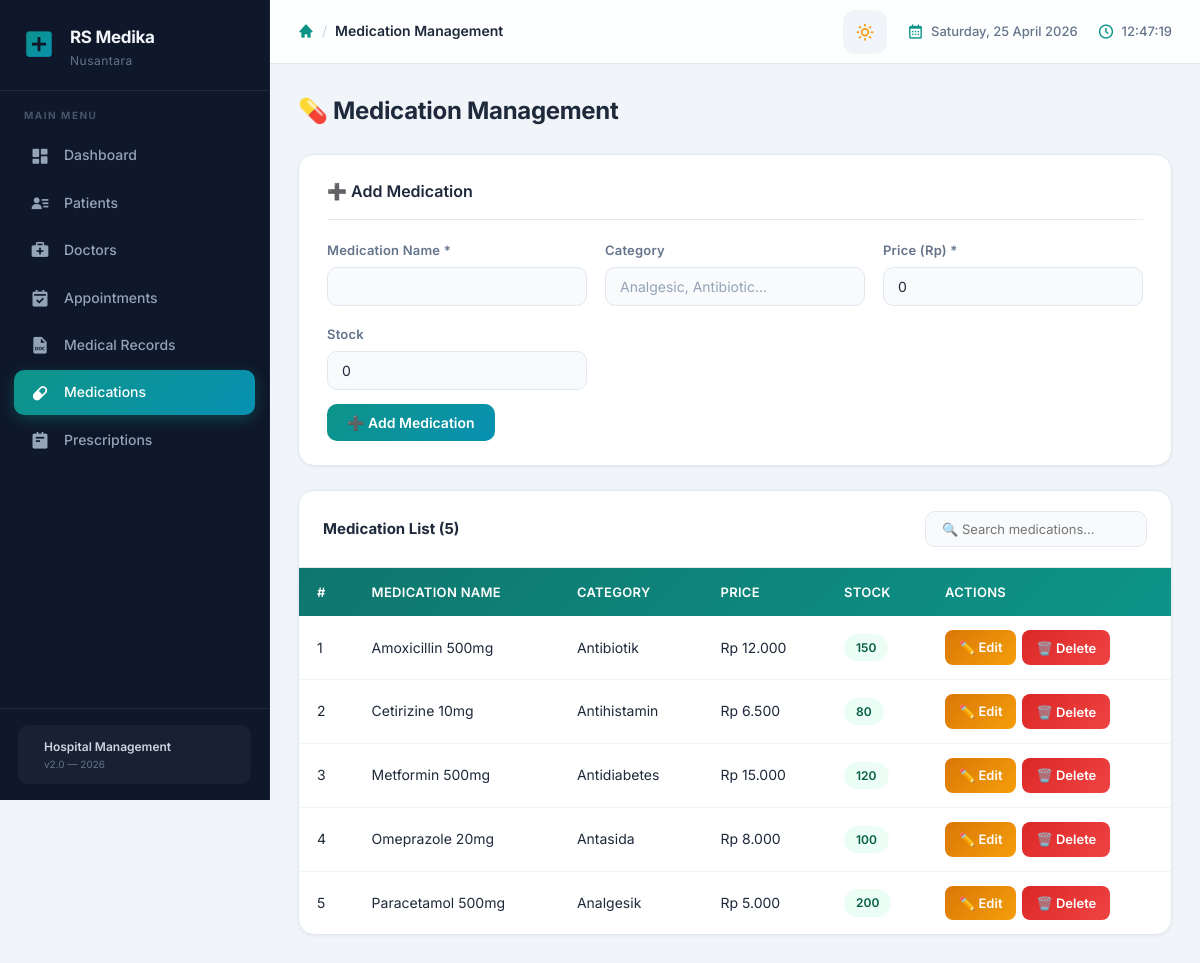
Page /hospital_db/index.php?page=medications on the earlier database version.
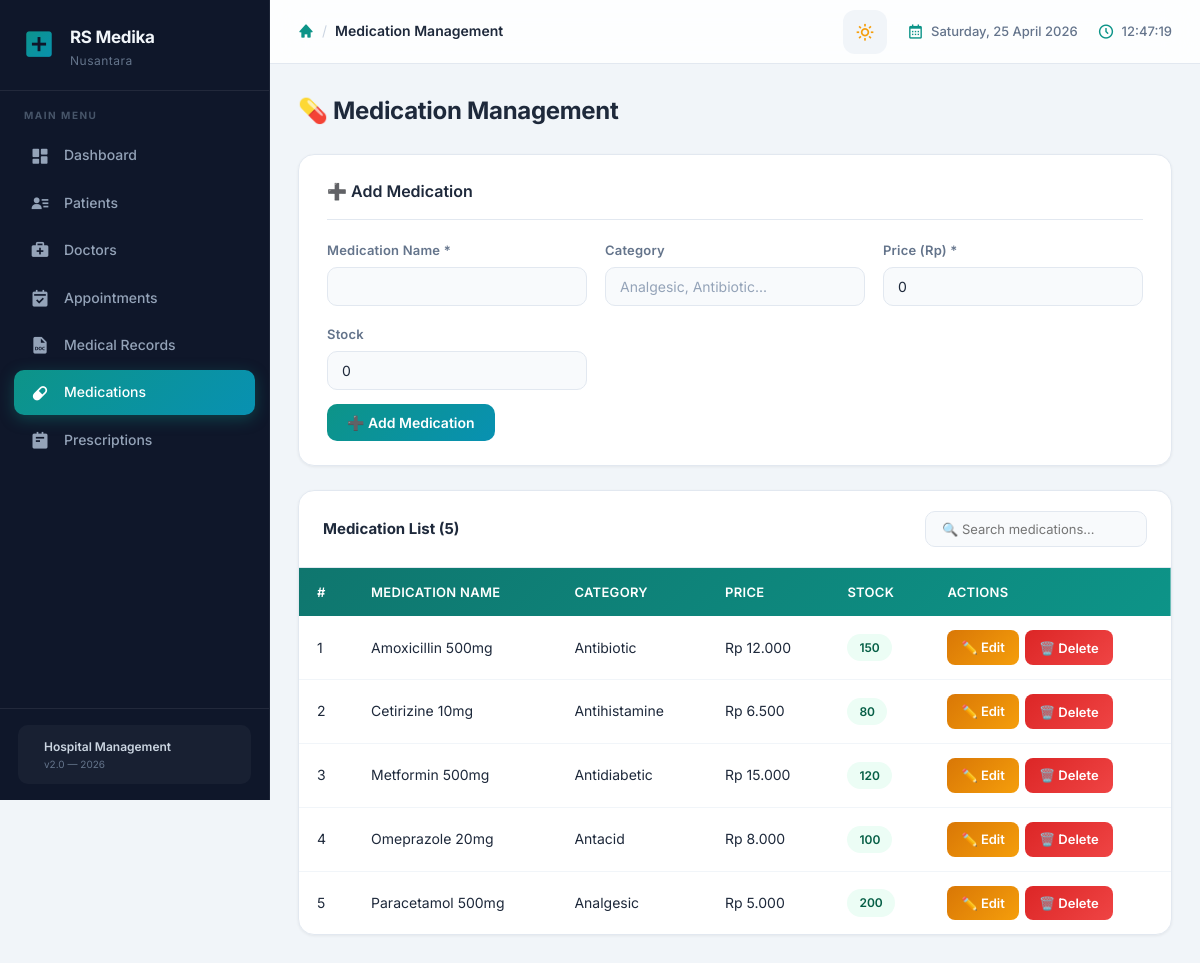
Same page on the later database version.
### tables this page shows
CREATE TABLE IF NOT EXISTS medications (
    med_id      INT AUTO_INCREMENT PRIMARY KEY,
    name        VARCHAR(100) NOT NULL,
    category    VARCHAR(100),
    price       DECIMAL(12,2) NOT NULL DEFAULT 0,
    stock       INT NOT NULL DEFAULT 0,
    created_at  TIMESTAMP DEFAULT CURRENT_TIMESTAMP
);

### hospital_db/pages/medications.php (the view, shortened to what this page needs)
<?php
$editData = null;
$meds = mysqli_query($conn, "SELECT * FROM medications ORDER BY name");
?>
<div class="page-header">
    <h2>💊 Medication Management</h2>
</div>
<div class="card">
    <h3><?= $editData ? '✏️ Edit Medication' : '➕ Add Medication' ?></h3>
    <form method="POST" action="index.php?page=medications<?= $editData ? '&edit='.$editData['med_id'] : '' ?>">
        <div class="form-grid">
            <div class="form-group">
                <label>Medication Name *</label>
                <input type="text" name="name" value="<?= htmlspecialchars($editData['name'] ?? '') ?>" required>
            </div>
            <div class="form-group">
                <label>Category</label>
                <input type="text" name="category" value="<?= htmlspecialchars($editData['category'] ?? '') ?>" placeholder="Analgesic, Antibiotic...">
            </div>
            <div class="form-group">
                <label>Price (Rp) *</label>
                <input type="number" name="price" min="0" step="500" value="<?= $editData['price'] ?? '0' ?>" required>
            </div>
            <div class="form-group">
                <label>Stock</label>
                <input type="number" name="stock" min="0" value="<?= $editData['stock'] ?? '0' ?>">
            </div>
        </div>
        <div class="form-actions" style="margin-top:14px">
            <?php if ($editData): ?>
                <button type="submit" name="edit_med" class="btn btn-warning">💾 Save Changes</button>
                <a href="index.php?page=medications" class="btn btn-secondary">Cancel</a>
            <?php else: ?>
                <button type="submit" name="add_med" class="btn btn-primary">➕ Add Medication</button>
            <?php endif; ?>
        </div>
    </form>
</div>
<div class="table-container">
    <div class="table-top">
        <strong>Medication List (<?= mysqli_num_rows($meds) ?>)</strong>
        <input type="text" id="searchMed" placeholder="🔍 Search medications..." oninput="searchTable('searchMed','medTable')">
    </div>
    <table id="medTable">
        <thead>
            <tr><th>#</th><th>Medication Name</th><th>Category</th><th>Price</th><th>Stock</th><th>Actions</th></tr>
        </thead>
        <tbody>
        <?php $no=1; while ($row = mysqli_fetch_assoc($meds)): ?>
            <tr>
                <td><?= $no++ ?></td>
                <td><?= htmlspecialchars($row['name']) ?></td>
                <td><?= htmlspecialchars($row['category'] ?: '-') ?></td>
                <td>Rp <?= number_format($row['price'], 0, ',', '.') ?></td>
                <td>
                    <?php $cls = $row['stock'] < 10 ? 'badge-danger' : ($row['stock'] < 50 ? 'badge-warning' : 'badge-success'); ?>
                    <span class="badge <?= $cls ?>"><?= $row['stock'] ?></span>
                </td>
                <td>
                    <div class="action-btns">
                        <a href="index.php?page=medications&edit=<?= $row['med_id'] ?>" class="btn btn-warning btn-sm">✏️ Edit</a>
                        <button class="btn btn-danger btn-sm"
                            onclick="confirmDelete('index.php?page=medications&delete=<?= $row['med_id'] ?>','<?= addslashes($row['name']) ?>')">
                            🗑️ Delete
                        </button>
                    </div>
                </td>
            </tr>
        <?php endwhile; ?>
        </tbody>
    </table>
</div>

Differences in the rows shown:
changed medications "Amoxicillin 500mg": category "Antibiotik" → "Antibiotic"
changed medications "Cetirizine 10mg": category "Antihistamin" → "Antihistamine"
changed medications "Metformin 500mg": category "Antidiabetes" → "Antidiabetic"
changed medications "Omeprazole 20mg": category "Antasida" → "Antacid"
changed medications "Paracetamol 500mg": category "Analgesik" → "Analgesic"
